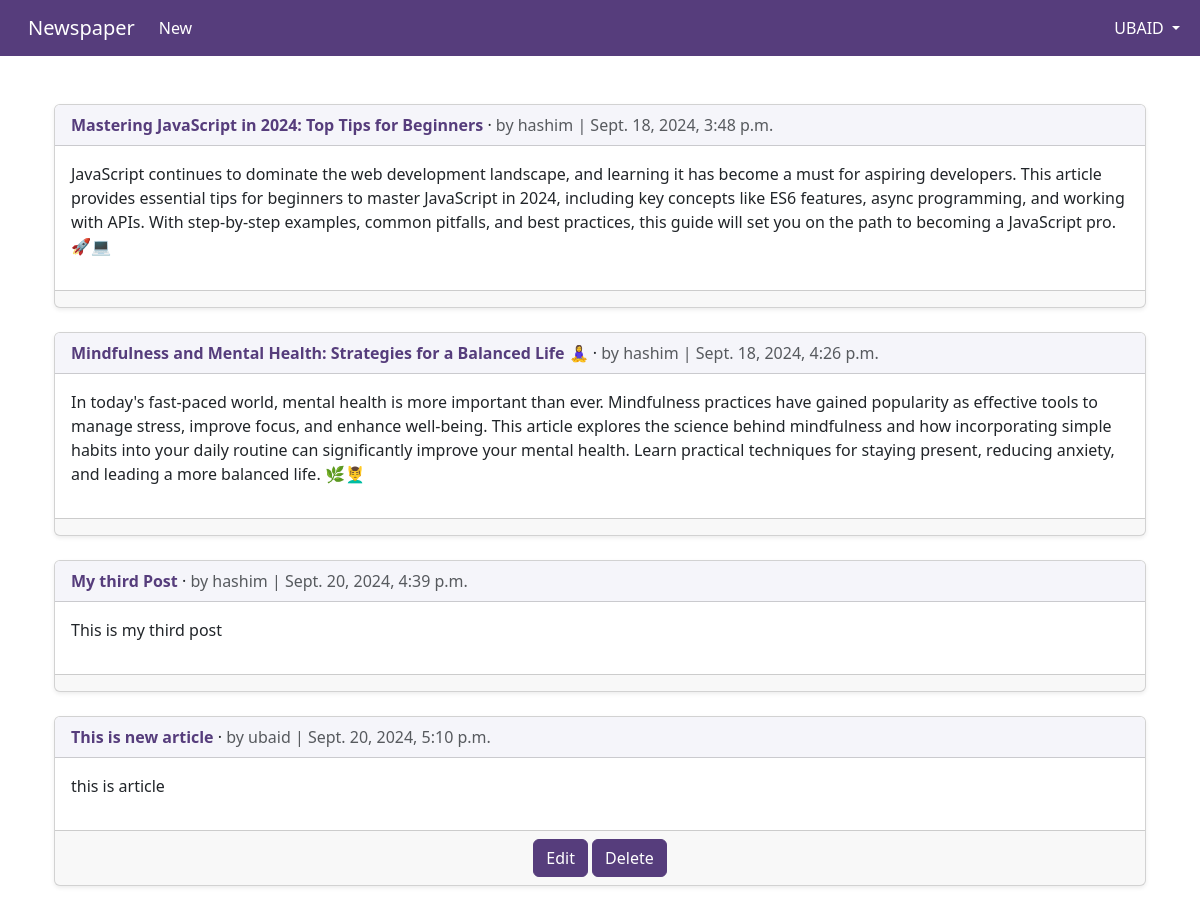
Page /articles/ (signed in) on the committed database.
### accounts/models.py (models this page shows)
class CustomUser(AbstractUser):
    age = models.PositiveIntegerField(null=True, blank=True)
    address = models.CharField(max_length=255, null=True, blank=True)
    city = models.CharField(max_length=100, null=True, blank=True)
    state = models.CharField(max_length=100, null=True, blank=True)
    country = models.CharField(max_length=100, null=True, blank=True)
    zip = models.CharField(max_length=100, null=True, blank=True)
    phone = models.CharField(max_length=100, null=True, blank=True)
    def __str__(self):
        return self.username

### articles/models.py (models this page shows, shortened)
class Article(models.Model):
    title = models.CharField(max_length=255)
    body = models.TextField()
    date = models.DateTimeField(auto_now_add=True)
    author = models.ForeignKey(
        settings.AUTH_USER_MODEL,
        on_delete=models.CASCADE,
    )
    def get_absolute_url(self):
        return reverse("article_detail", args=[str(self.pk)])

### articles/views.py (the view)
# urls.py: path("", ArticleListView.as_view(), name="articles"),
class ArticleListView(ListView):
    model = Article
    template_name = "home.html"
    context_object_name = "articles"

### templates/home.html (shortened to what this page needs)
{% extends "base.html" %}
{% block content %}
<div class="container mt-5">
{% if user.is_authenticated %}
    {% for article in articles %}
    <div class="card mb-4 shadow-sm">
        <div class="card-header" style="background-color: #f5f5fa;">
            <span class="fw-bold">
                <a href="{{ article.get_absolute_url }}" style="color: #563d7c; text-decoration: none;">{{article.title}}</a>
            </span> &middot;
            <span class="text-muted">by {{article.author}} | {{article.date}}</span>
        </div>
        <div class="card-body">
            <p>{{ article.body }}</p>
        </div>
        <div class="card-footer text-center">
            {% if request.user.is_authenticated and request.user.pk == article.author.pk %}
            <a href="{% url 'article_edit' article.pk %}" class="btn btn-primary" style="background-color: #563d7c; border-color: #563d7c;">Edit</a>
            <a href="{% url 'article_delete' article.pk %}" class="btn btn-primary" style="background-color: #563d7c; border-color: #563d7c;">Delete</a>
            {% endif %}
        </div>
    </div>
    {% endfor %}
    {% endif %}
</div>
{% endblock content %}

### templates/base.html (shortened to what this page needs)
<!DOCTYPE html>
<html>
<head>
    <link href="https://cdn.jsdelivr.net/npm/bootstrap@5.3.3/dist/css/bootstrap.min.css" rel="stylesheet">
</head>
<body>
    <nav class="navbar navbar-expand-lg" style="background-color: #563d7c; color: #fff;">
        <div class="container-fluid">
            <a class="navbar-brand text-white ms-3" href="{% url 'articles' %}"> Newspaper</a>
            <div class="collapse navbar-collapse" id="navbarSupportedContent">
                <ul class="navbar-nav me-auto mb-2 mb-lg-0">
                    {% if user.is_authenticated %}
                    <li class="nav-item">
                        <a href="{% url 'article_new' %}" class="nav-link text-white"> New</a>
                    </li>
                </ul>
                <ul class="navbar-nav">
                    <li class="nav-item dropdown">
                        <a class="nav-link dropdown-toggle text-uppercase text-white" href="#" role="button"
                            data-bs-toggle="dropdown" aria-expanded="false">
                             {{ user.username }}
                        </a>
                    </li>
                </ul>
            {% endif %}
        </div>
    </nav>
    <main>
        <div class="container">
            {% block content %}
            {% endblock content %}
        </div>
    </main>
</body>
</html>

### rows in the picture
CustomUser: username "UBAID"
Article: title "Mastering JavaScript in 2024: Top Tips for Beginners", author "hashim", date "Sept. 18, 2024, 3:48 p.m.", body "JavaScript continues to dominate the web development landscape, and learning it has become a must for aspiring developers. This article provides essential tips for beginners to master JavaScript in 2024, including key concepts like ES6 features, async programming, and working with APIs. With step-by-step examples, common pitfalls, and best practices, this guide will set you on the path to becoming a JavaScript pro. 🚀💻"
Article: title "Mindfulness and Mental Health: Strategies for a Balanced Life 🧘‍♀️", author "hashim", date "Sept. 18, 2024, 4:26 p.m.", body "In today's fast-paced world, mental health is more important than ever. Mindfulness practices have gained popularity as effective tools to manage stress, improve focus, and enhance well-being. This article explores the science behind mindfulness and how incorporating simple habits into your daily routine can significantly improve your mental health. Learn practical techniques for staying present, reducing anxiety, and leading a more balanced life. 🌿💆‍♂️"
Article: title "My third Post", author "hashim", date "Sept. 20, 2024, 4:39 p.m.", body "This is my third post"
Article: title "This is new article", author "ubaid", date "Sept. 20, 2024, 5:10 p.m.", body "this is article", shows "Edit"
